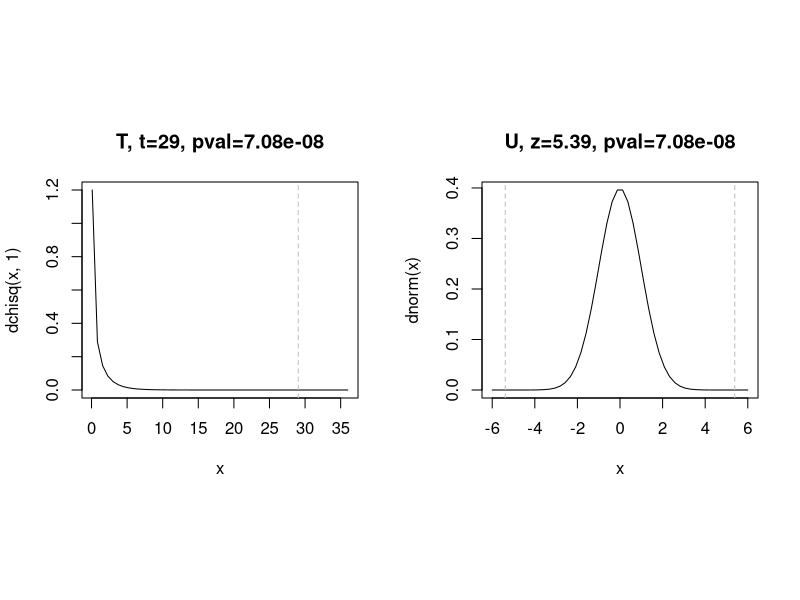

This figure's R source:
## ---- chunk 1
d = MASS::cats
m1 = glm(Sex~Bwt, d, family = binomial(logit))
m1$coefficients
summary(m1)$coefficient
z = summary(m1)$coefficient[2,3]
t = z^2
1-pchisq(t,1)
2*(1-pnorm(z))

m2 = glm(Sex~Bwt+Hwt, d, family = binomial(logit))
m2$coefficients
summary(m2)$coefficient
## ---- chunk 2
layout(matrix(1:2,1), respect=TRUE)
x = seq(0.1, 36, length.out=50)
plot(x, dchisq(x, 1), type="l", main=paste0("T, t=", signif(t,3), ", pval=", signif(1-pchisq(t,1),3)))
abline(v=t, lty=2, col="grey")
x = seq(-6,6, length.out=50)
plot(x, dnorm(x), type="l", main=paste0("U, z=", signif(z,3), ", pval=", signif(2*(1-pnorm(z)),3)))
abline(v=c(-z,z), lty=2, col="grey")
## ---- chunk 3
anova(m1, m2, test="Chisq")
